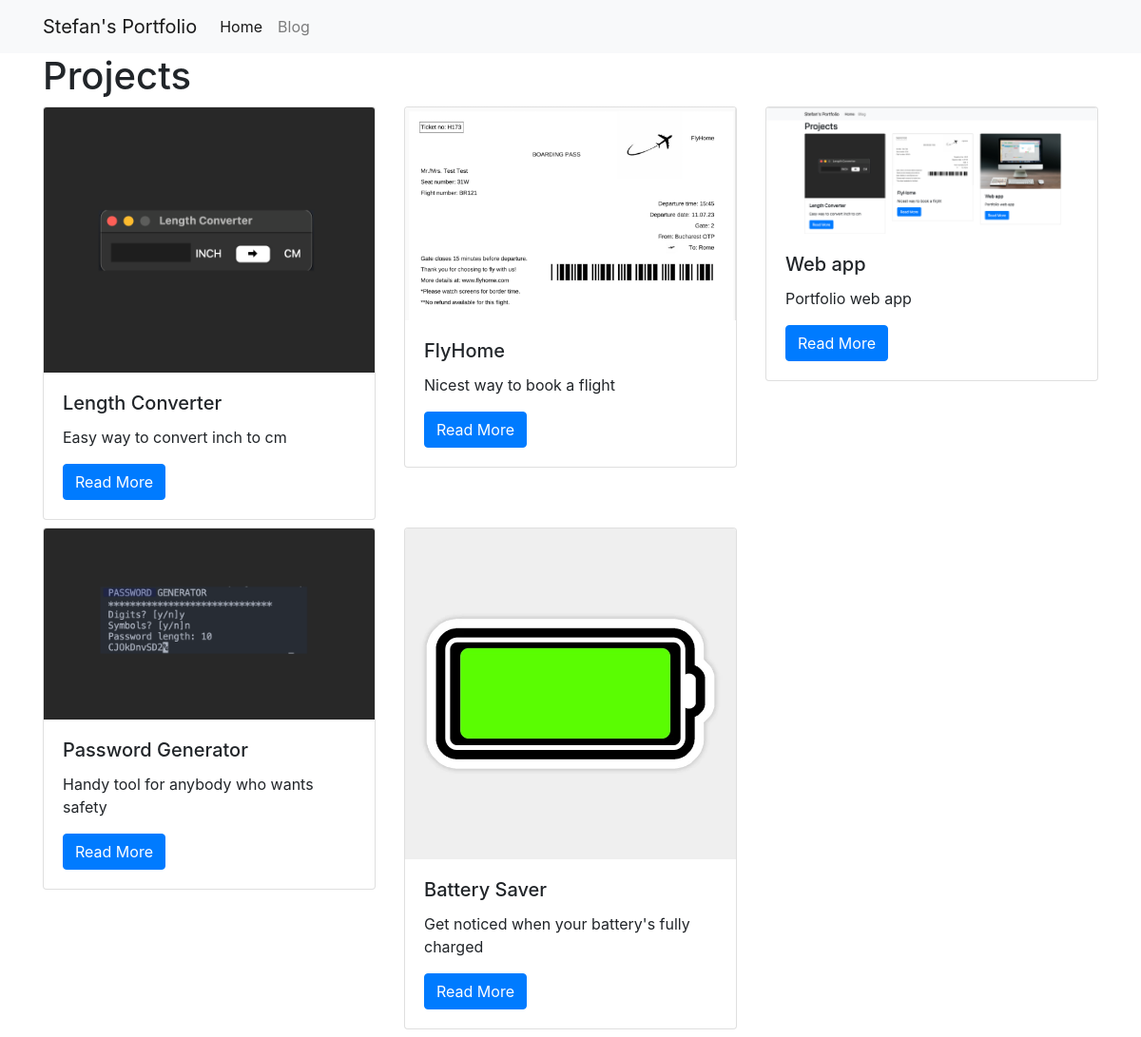
/projects/, run on the app's committed database.
### projects/models.py (models this page shows)
class Project(models.Model):
    title = models.CharField(max_length=100)
    description = models.TextField()
    technology = models.CharField(max_length=20)
    image = models.FilePathField(path="/img")
    purpose = models.CharField(max_length=100)

### projects/views.py (the view)
# urls.py: path("", views.project_index, name="project_index"),
def project_index(request):
    projects = Project.objects.all()
    context = {
        "projects": projects
    }
    return render(request, "project_index.html", context)

### projects/templates/project_index.html
{% extends "base.html" %}
{% load static %}
{% block page_content %}
<h1>Projects</h1>
<div class="row">
{% for project in projects %}
    <div class="col-md-4">
        <div class="card mb-2">
            <img class="card-img-top" src="{% static project.image %}">
            <div class="card-body">
                <h5 class="card-title">{{ project.title }}</h5>
                <p class="card-text">{{ project.description }}</p>
                <a href="{% url 'project_detail' project.pk %}"
                   class="btn btn-primary">
                    Read More
                </a>
            </div>
        </div>
    </div>
    {% endfor %}
</div>
{% endblock %}

### portfolio/templates/base.html (shortened to what this page needs)
<link rel="stylesheet" href="https://stackpath.bootstrapcdn.com/bootstrap/4.1.3/css/bootstrap.min.css">
<nav class="navbar navbar-expand-lg navbar-light bg-light">
    <div class="container">
        <a class="navbar-brand" href="{% url 'project_index' %}">Stefan's Portfolio</a>
        <div class="collapse navbar-collapse" id="navbarSupportedContent">
          <ul class="navbar-nav mr-auto">
            <li class="nav-item active">
              <a class="nav-link" href="{% url 'project_index' %}">Home</a>
            </li>
            <li class="nav-item">
              <a class="nav-link" href="{% url 'project_index' %}">Blog</a>
            </li>
          </ul>
        </div>
    </div>
</nav>
<div class="container">
    {% block page_content %}{% endblock %}
</div>

### data on the page
Project: image (picture), title "Length Converter", description "Easy way to convert inch to cm"
Project: image (picture), title "FlyHome", description "Nicest way to book a flight"
Project: image (picture), title "Web app", description "Portfolio web app"
Project: image (picture), title "Password Generator", description "Handy tool for anybody who wants safety"
Project: image (picture), title "Battery Saver", description "Get noticed when your battery's fully charged"
